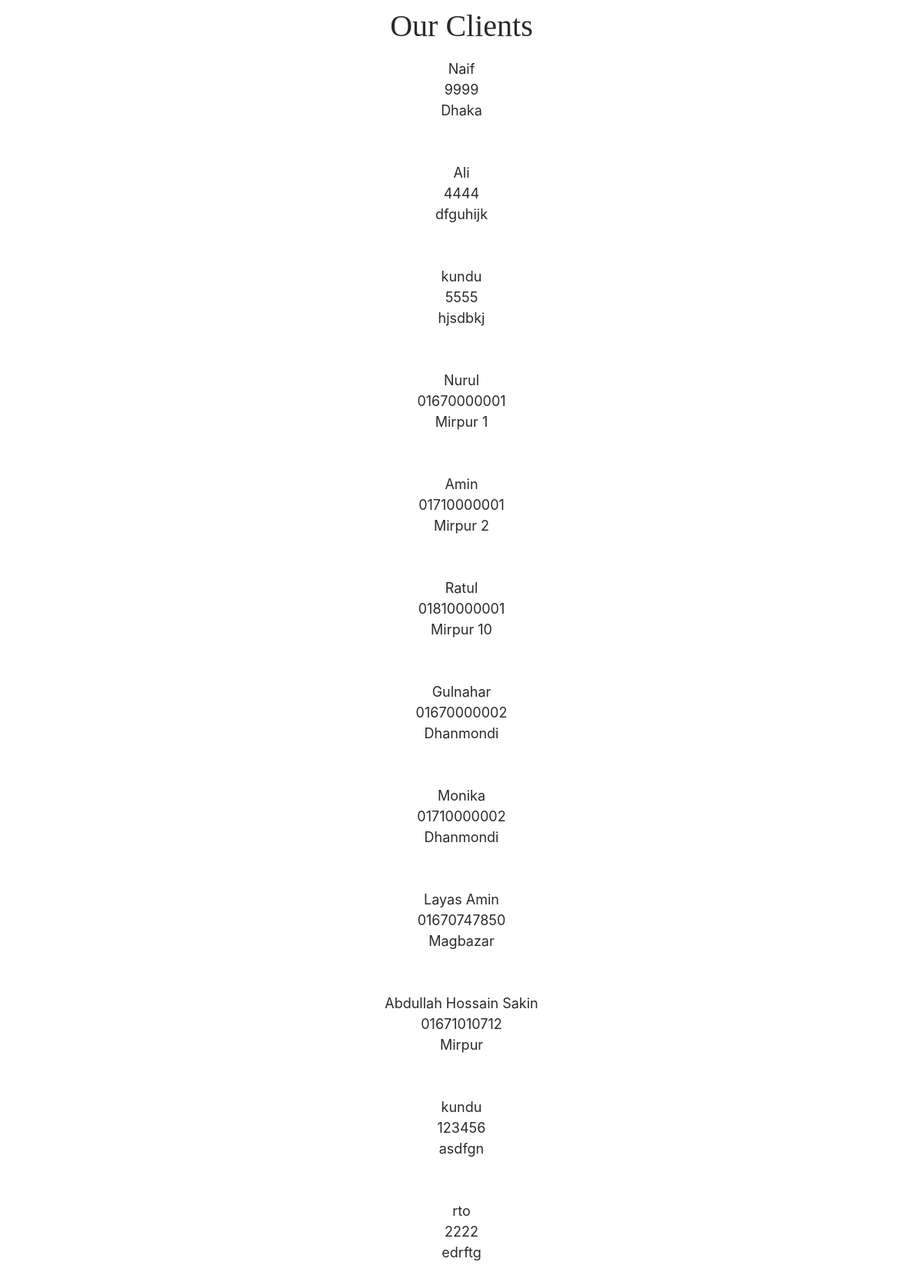
/allUser.php (signed in), run on the app's committed database.
### tables this page shows
CREATE TABLE IF NOT EXISTS `user` (
`id_auto` int(11) NOT NULL,
  `name` varchar(255) NOT NULL,
  `phone` varchar(255) NOT NULL,
  `address` varchar(255) NOT NULL,
  `password` varchar(255) NOT NULL
);

### allUser.php (the view, shortened to what this page needs)
 <!DOCTYPE html>
<html>
	<head>
		<link rel="stylesheet" type="text/css" href="css/bootstrap.min.css">
		<link rel="stylesheet" type="text/css" href="css/style.css">
		<link rel="stylesheet" type="text/css" href="css/mobile.css">
	</head>
	<body>
		<div class="contaid">
            <div class="title-what">
                <h1>Our Clients</h1>
            </div>
            <div class="all-user">
                <?php
                	include "database.php";
                	$query="select * from user";
                	$result = $conn->query($query);
                    while($row = $result->fetch_assoc()){
                    	echo $row["name"];
                    	echo "<br>";
                    	echo $row["phone"];
                    	echo "<br>";
                    	echo $row["address"];
                    	echo "<br>";
                    	echo "<br>";
                    	echo "<br>";
                    }
                ?>
            </div>
		</div>
	</body>
</html>

### css/style.css (style rules this page uses)
.title-what h1 { margin-bottom: 20px; margin-top: 12px; font-family: fantasy; }
.title-what { text-align: center; }
.all-user { width: 50%; margin: 0 auto; text-align: center; font-size: 18px; }

### data on the page
user: name "Naif", phone "9999", address "Dhaka"
user: name "Ali", phone "4444", address "dfguhijk"
user: name "kundu", phone "5555", address "hjsdbkj"
user: name "Nurul", phone "01670000001", address "Mirpur 1"
user: name "Amin", phone "01710000001", address "Mirpur 2"
user: name "Ratul", phone "01810000001", address "Mirpur 10"
user: name "Gulnahar", phone "01670000002", address "Dhanmondi"
user: name "Monika", phone "01710000002", address "Dhanmondi"
user: name "Layas Amin", phone "01670747850", address "Magbazar"
user: name "Abdullah Hossain Sakin", phone "01671010712", address "Mirpur"
user: name "kundu", phone "123456", address "asdfgn"
user: name "rto", phone "2222", address "edrftg"
